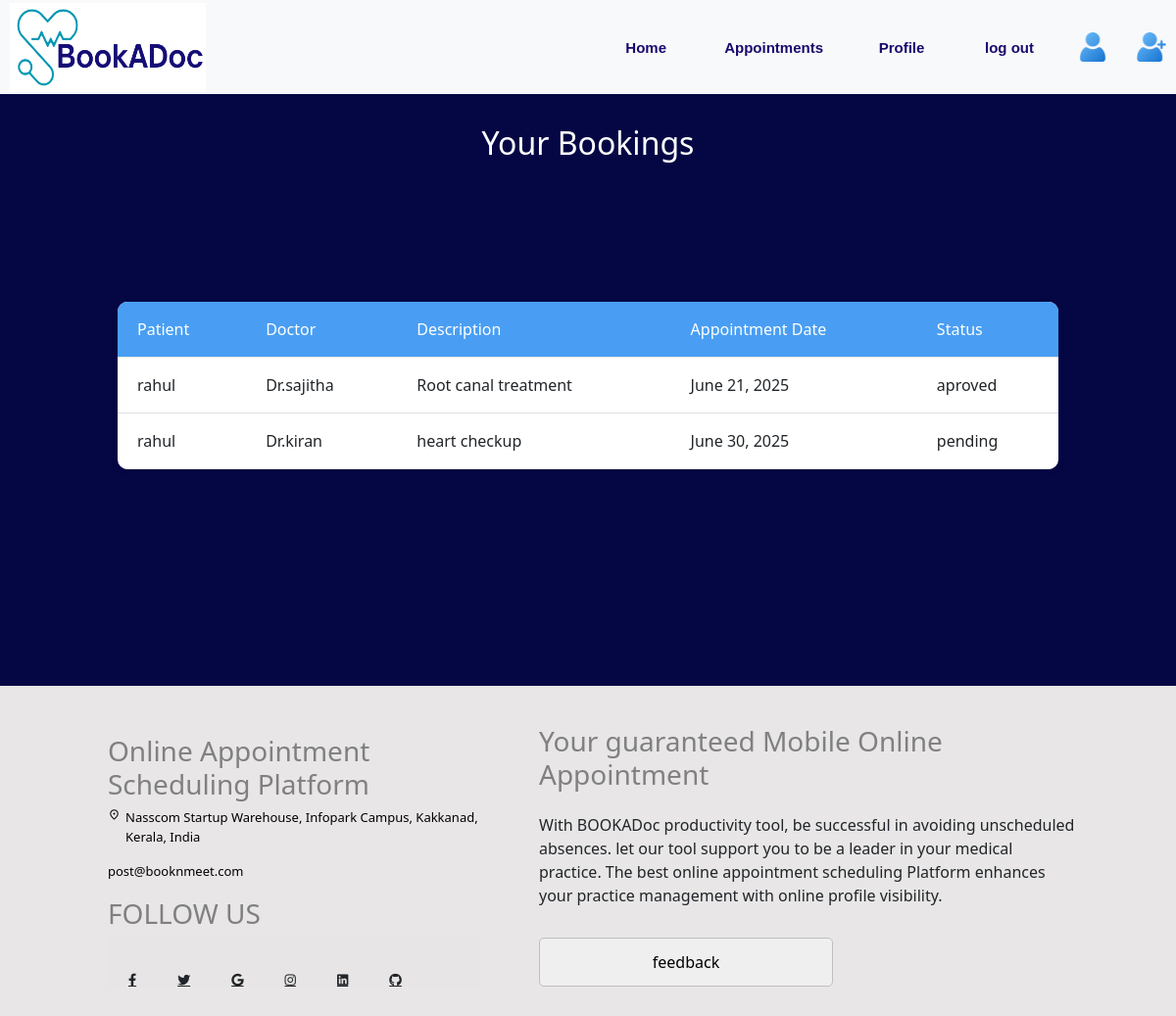
Page /bookadoctor/mybookings (signed in) on the committed database.
### bookadoc/models.py (models this page shows)
class Bookings(models.Model):
    status = (('approved', 'approved'),
              ('pending', 'pending'),
              ('rejected', 'rejected'),)
    choice = (('completed','completed'),
               ('absent','absent'),
               ('pending','pending'))
    patient = models.ForeignKey(User, on_delete=models.CASCADE,related_name='patient')
    doctor = models.ForeignKey(User, on_delete=models.CASCADE,related_name='doctor')
    Name = models.CharField(max_length=50,blank=True,default='your name',null=True)
    Phone = models.CharField(max_length=12,null=True,default='contact number')
    Email = models.EmailField(default='example@gmail.com')
    booking_time = models.DateField()
    description = models.TextField(blank=True)
    booking_status = models.CharField(default='pending',choices=status,max_length=100)
    treatment_status = models.CharField(max_length=100,choices=choice,default='pending')

### bookadoc/views.py (the view)
# urls.py: path('mybookings',mybookings,name='mybookings'),
@login_required
def mybookings(request):
    user = request.user
    if not user.is_staff:
        bookings = Bookings.objects.filter(patient=user)
        return render(request, 'mybookings.html', {'bookings': bookings})

### templates/mybookings.html
{% extends 'patient_dashboard.html'%}
{% load static %}
{% block extra_css%}
    <link rel="stylesheet" href="{% static 'css/mybookings.css' %}">
{%endblock%}
  {%block content%}
        <div class="booking_sec">
             <h2>Your Bookings</h2>
            <div class="bookinglist">
                <table>
                    <thead>
                        <tr>
                             <td>Patient</td>
                             <td>Doctor</td>
                             <td>Description</td>
                             <td>Appointment Date</td>
                             <td>Status</td>
                        </tr>
                    </thead>
                    <tbody>
                        {% for i in bookings%}
                         <tr>
                            <td>{{i.patient}}</td>
                             <td>Dr.{{i.doctor}}</td>
                             <td>{{i.description}}</td>
                             <td>{{i.booking_time}}</td>
                             <td>{{i.booking_status}}</td>
                         </tr>
                        {%endfor%}
                    </tbody>
                </table>
            </div>
        </div>
  {%endblock%}

### static/css/patient_dashboard.css (style rules this page uses)
* { margin: 0; }

### static/css/mybookings.css (style rules this page uses)
* { margin: 0; }
.booking_sec { display: flex; flex-direction: column; align-items: center; justify-content: center; position: relative; z-index: 30; background-color: #040744; width: 100%; min-height: 700px; }
h2 { align-self: center; padding: 20px; color: white; }
.bookinglist { display: flex; align-items: center; justify-content: center; gap: 20px; width: 100%; height: 400px ; }
table { width: 80%; border-collapse: collapse; background: white; box-shadow: 0 3px 10px rgba(0, 0, 0, 0.05); border-radius: 10px; overflow: hidden; }
thead { background-color: #499ef3; color: white; }
th, td { padding: 16px 20px; text-align: left; border-bottom: 1px solid #e0e0e0; }

### rows in the picture
Bookings: patient "rahul", doctor "sajitha", description "Root canal treatment", booking_time "June 21, 2025", booking_status "aproved"
Bookings: patient "rahul", doctor "kiran", description "heart checkup", booking_time "June 30, 2025", booking_status "pending"
